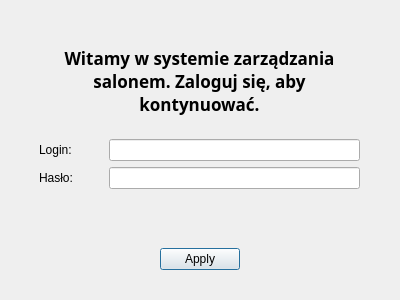
<?xml version="1.0" encoding="UTF-8"?>
<ui version="4.0">
 <class>LoginDialog</class>
 <widget class="QDialog" name="LoginDialog">
  <property name="geometry">
   <rect>
    <x>0</x>
    <y>0</y>
    <width>400</width>
    <height>300</height>
   </rect>
  </property>
  <property name="windowTitle">
   <string>Logowanie do systemu</string>
  </property>
  <widget class="QWidget" name="verticalLayoutWidget">
   <property name="geometry">
    <rect>
     <x>39</x>
     <y>29</y>
     <width>321</width>
     <height>241</height>
    </rect>
   </property>
   <layout class="QVBoxLayout" name="verticalLayout_2">
    <item>
     <widget class="QLabel" name="label_3">
      <property name="font">
       <font>
        <family>Noto Serif Old Uyghur</family>
        <pointsize>13</pointsize>
        <bold>true</bold>
       </font>
      </property>
      <property name="layoutDirection">
       <enum>Qt::LayoutDirection::LeftToRight</enum>
      </property>
      <property name="frameShape">
       <enum>QFrame::Shape::NoFrame</enum>
      </property>
      <property name="text">
       <string>Witamy w systemie zarządzania salonem. Zaloguj się, aby kontynuować.</string>
      </property>
      <property name="scaledContents">
       <bool>false</bool>
      </property>
      <property name="alignment">
       <set>Qt::AlignmentFlag::AlignCenter</set>
      </property>
      <property name="wordWrap">
       <bool>true</bool>
      </property>
     </widget>
    </item>
    <item>
     <layout class="QGridLayout" name="gridLayout">
      <item row="0" column="0">
       <widget class="QLabel" name="label_login">
        <property name="text">
         <string>Login:</string>
        </property>
       </widget>
      </item>
      <item row="1" column="0">
       <widget class="QLabel" name="label_password">
        <property name="text">
         <string>Hasło:         </string>
        </property>
       </widget>
      </item>
      <item row="1" column="1">
       <widget class="QLineEdit" name="password_line">
        <property name="inputMask">
         <string/>
        </property>
        <property name="echoMode">
         <enum>QLineEdit::EchoMode::Password</enum>
        </property>
       </widget>
      </item>
      <item row="0" column="1">
       <widget class="QLineEdit" name="login_line"/>
      </item>
      <item row="2" column="0">
       <widget class="QLabel" name="label">
        <property name="enabled">
         <bool>false</bool>
        </property>
        <property name="text">
         <string/>
        </property>
       </widget>
      </item>
     </layout>
    </item>
    <item>
     <widget class="QDialogButtonBox" name="buttonBox">
      <property name="orientation">
       <enum>Qt::Orientation::Horizontal</enum>
      </property>
      <property name="standardButtons">
       <set>QDialogButtonBox::StandardButton::Apply</set>
      </property>
      <property name="centerButtons">
       <bool>true</bool>
      </property>
     </widget>
    </item>
   </layout>
  </widget>
 </widget>
 <tabstops>
  <tabstop>login_line</tabstop>
  <tabstop>password_line</tabstop>
 </tabstops>
 <resources/>
 <connections/>
</ui>
